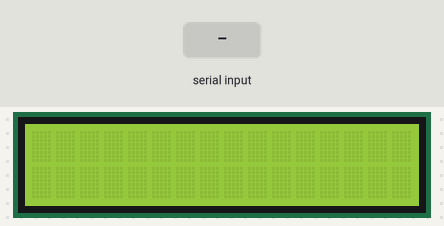
The sketch below on a simulated Arduino Uno, built with avr-gcc and run on an emulated ATmega328P. Shown: 16×2 character LCD. The test bench sets the inputs (shaded band).

Above: at 1.2 s.
1.3 s: "1" received over Serial
At 2.4 s:
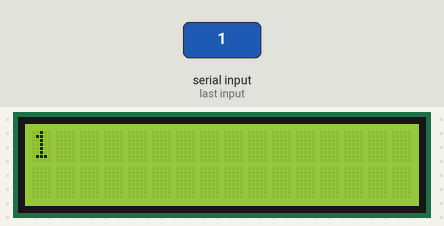
4.3 s: "0" received over Serial
At 6.9 s:
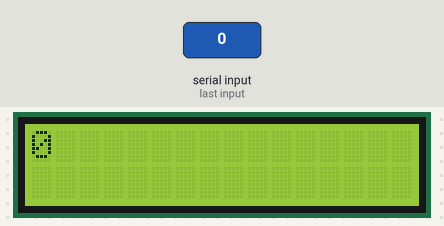
7.3 s: "2" received over Serial
At 8.5 s:
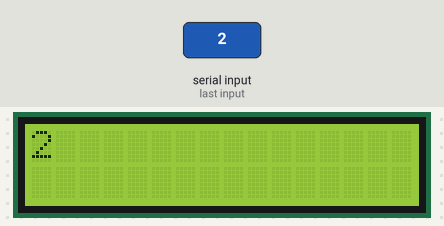
Timing chart, 0 to 10.3 s (numbered marks = the images above; inputs shaded):
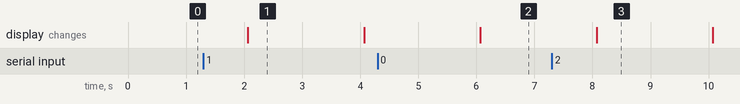

Measured:
- after the input at 1.3 s, the display: changes after 0.76 s (image 1)
- after the input at 4.3 s, the display: changes after 1.8 s (image 2)
- after the input at 7.3 s, the display: changes after 0.77 s (image 3)
- what the display in image 1 shows lasts 2.0 s, from 2.1 s to 4.1 s

The sketch:

sketch_dec04a.ino
```cpp
#include <LiquidCrystal.h>

const int rs = 12, en= 11, d4 = 5, d5=4, d6=3, d7=2;
LiquidCrystal lcd(rs,en,d4,d5,d6,d7);

void setup() {
  // put your setup code here, to run once:

lcd.begin(16,2);
Serial.begin(9600);
}

void loop() {
  // put your main code here, to run repeatedly:
if(Serial.available());{
  delay(2000);
  lcd.clear();
  while(Serial.available() > 0){
    lcd.write(Serial.read());
  }
}
}
```
